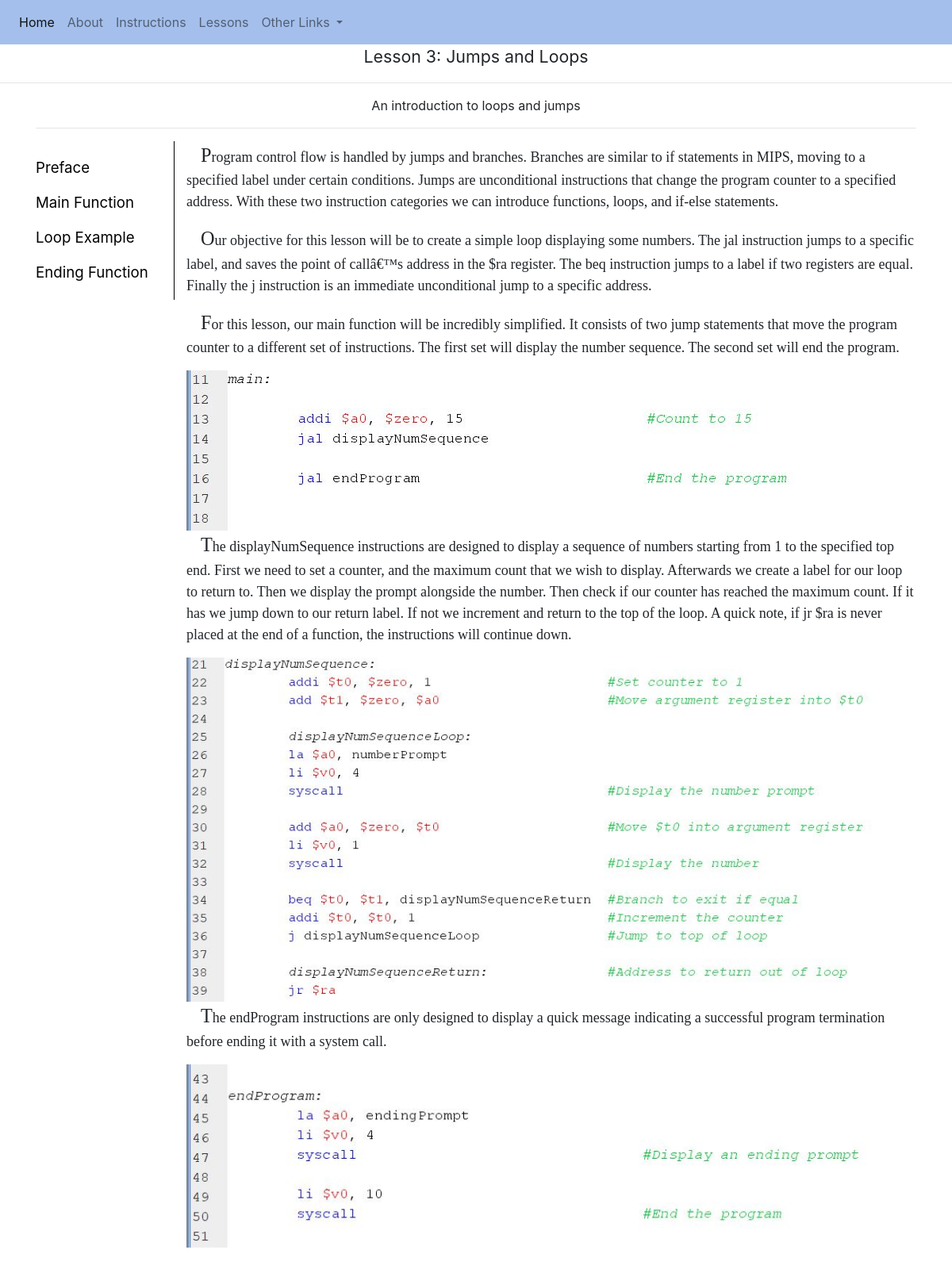
The page /lesson/3 on the database its author committed.
### mips/models.py (models this page shows)
class Lesson(models.Model):
	lesson_number = models.IntegerField(primary_key=True)
	created = models.DateTimeField(auto_now_add=True)
	lesson_preface = models.TextField(default="")
	lesson_name = models.CharField(max_length=50, default="")
	lesson_main_image = models.CharField(max_length=150, default="")
	associated_file = models.CharField(max_length=150, blank=True)
	class Meta:
		verbose_name = "Lesson"
		verbose_name_plural = "Lessons"

class LessonNavigation(models.Model):
	anchorName = models.CharField(max_length = 75)
	anchorID = models.CharField(max_length = 75)
	lessonParagraph = models.ForeignKey(LessonParagraph, on_delete=models.CASCADE, null=True)
	class Meta:
		verbose_name = "Lesson Navigation"
		verbose_name_plural = "Lesson Navigations"

class LessonParagraph(models.Model):
	lesson = models.ForeignKey(Lesson, on_delete=models.CASCADE)
	paragraph = models.TextField()
	ordering = models.IntegerField(default=0)
	class Meta:
		verbose_name = "Lesson Paragraph"
		verbose_name_plural = "Lesson Paragraphs"

class LessonParagraphImage(models.Model):
	lesson_paragraph = models.ForeignKey(LessonParagraph, on_delete=models.CASCADE)
	filepath = models.CharField(max_length=150)
	class Meta:
		verbose_name = "Lesson Paragraph Image"
		verbose_name_plural = "Lesson Paragraph Images"

### mips/views.py (the view)
# urls.py: path('lesson/<int:lesson_number>', general_lesson, name="general_lesson"),
def general_lesson(request, lesson_number):
	lesson_obj = get_object_or_404(Lesson, lesson_number=lesson_number)
	paragraph_dict, side_navigation_ids, side_navigation_names, img_paragraph_dict = get_lesson_data(lesson_number)
	paragraph_list = convert_ordered_dict_to_list(paragraph_dict)
	lesson_name = lesson_obj.lesson_name
	preface = lesson_obj.lesson_preface
	associated_filepath = lesson_obj.associated_file
	if associated_filepath:
		associated_filepath = "mips/static/" + associated_filepath
		associated_file_data = grab_file_string(associated_filepath)
	else:
		associated_file_data = False
	main_content_img = lesson_obj.lesson_main_image
	context = {
	"lesson_number": lesson_number,
	"lesson_name": lesson_name,
	"preface": preface,
	"main_content_img": main_content_img,
	"article_paragraphs": paragraph_list,
	"img_paragraph_dict": img_paragraph_dict,
	"side_navigation_ids": side_navigation_ids,
	"side_navigation_names": side_navigation_names,
	"associated_file_data": associated_file_data
	}
	return render(request, "mips/lesson-general.html", context)

### mips/views.py (called while the page is built)
def convert_ordered_dict_to_list(ordered_dict):
	resulting_list = []
	counter = 0
	while counter < len(ordered_dict.keys()):
		if counter not in ordered_dict.keys():
			break
		resulting_list.append(ordered_dict[counter])
		counter += 1
	return resulting_list

def grab_file_string(filepath):
	file_string = ""
	try:
		with open(filepath, "r+") as read_file:
			for line in read_file:
				file_string += line
	except FileNotFoundError:
		pass
	return file_string

### mips/templates/mips/lesson-general.html (shortened to what this page needs)
{% load static %}
<html>
<head>
	<link rel="stylesheet" href="https://stackpath.bootstrapcdn.com/bootstrap/4.3.1/css/bootstrap.min.css">
	<link rel="stylesheet" href="{% static 'mips/css/css.css' %}">
</head>
<body>
	{% include 'mips/navigation.html' %}
	{% if lesson_name %}
		<p class="text-center assignment_title">Lesson {{lesson_number}}: {{lesson_name}}</p>
	{% else %}
		<p class="text-center assignment_title">Lesson {{lesson_number}}</p>
	{% endif %}
	<hr>
	<article>
	<div class="container">
	{% if preface %}
		<p class="text-center">{{preface}}</p>
	{% endif %}
	<hr>
	<div class="row">
		<div class="col-lg-2 col-md-3 col-sm-3 col-xs-12 lesson-side-bar-nav">
			{% for key, id_name in side_navigation_ids.items %}
				<p><a class="li-side-bar-anchor" href="#{{id_name}}">{% for sub_key, nav_name in side_navigation_names.items %}{% if key == sub_key %}{{nav_name}}{% endif %}{% endfor %}</a></p>
			{% endfor %}
		</div>
		<div class="col-lg-10 col-md-9 col-sm-9 col-xs-12">
		{% for paragraph in article_paragraphs %}
			<p class="lesson-p" id="{% for key, id_name in side_navigation_ids.items %}{% if forloop.parentloop.counter0 == key %}{{id_name}}{% endif %}{% endfor %}">{{paragraph}}</p>
			{% for key, image_name in img_paragraph_dict.items %}
				{% if forloop.parentloop.counter0 == key %}
					<img style="" class="img-fluid" src = "{% static image_name %}">
				{% endif %}
			{% endfor %}
		{% endfor %}
		</div>
	</div>
	</div>
	</article>
</body>
</html>

### mips/templates/mips/navigation.html (shortened to what this page needs)
<nav class="navbar navbar-expand-lg navbar-light" style="background-color: #a4bfeb;">
  <div class="collapse navbar-collapse" id="navbarNavAltMarkup">
    <div class="navbar-nav">
      <a class="nav-item nav-link active" href="{% url 'home' %}">Home <span class="sr-only">(current)</span></a>
      <a class="nav-item nav-link" href="{% url 'about' %}">About</a>
      <a class="nav-item nav-link" href="{% url 'instruction-list' %}">Instructions</a>
      <a class="nav-item nav-link" href="{% url 'lesson-list' %}">Lessons</a>
      <li class="nav-item dropdown">
        <a class="nav-link dropdown-toggle" href="#" id="navbarDropdownMenuLink" data-toggle="dropdown" aria-haspopup="true" aria-expanded="false">
        Other Links
        </a>
      </li>
    </div>
  </div>
</nav>

### mips/static/mips/css/css.css (style rules this page uses)
.lesson-p { font-size: 18px; font-family: "Times New Roman"; text-indent: 1em; margin-bottom: 15px }
.lesson-p::first-letter { font-size: 135%; }
.lesson-side-bar-nav { border-right: 1px solid black; position: -webkit-sticky; position: sticky; top: 0px; height: 200px !important; padding-top:20px; }
.li-side-bar-anchor { color: black; font-size: 14pt; }
.assignment_title { font-size: 16pt; }

### rows shown on the page
Lesson: lesson_name "Jumps and Loops", lesson_preface "An introduction to loops and jumps"
LessonNavigation: side_navigation_names "Preface"
LessonNavigation: side_navigation_names "Main Function"
LessonNavigation: side_navigation_names "Loop Example"
LessonNavigation: side_navigation_names "Ending Function"
LessonParagraph: article_paragraphs "Program control flow is handled by jumps and branches. Branches are similar to if statements in MIPS, moving to a specified label under certain conditions. Jumps are unconditional instructions that change the program counter to a specified address. With these two instruction categories we can introduce functions, loops, and if-else statements."
LessonParagraph: article_paragraphs "Our objective for this lesson will be to create a simple loop displaying some numbers. The jal instruction jumps to a specific label, and saves the point of callâ€™s address in the $ra register. The beq instruction jumps to a label if two registers are equal. Finally the j instruction is an immediate unconditional jump to a specific address."
LessonParagraph: article_paragraphs "For this lesson, our main function will be incredibly simplified. It consists of two jump statements that move the program counter to a different set of instructions. The first set will display the number sequence. The second set will end the program."
LessonParagraphImage: filepath (picture)
LessonParagraph: article_paragraphs "The displayNumSequence instructions are designed to display a sequence of numbers starting from 1 to the specified top end. First we need to set a counter, and the maximum count that we wish to display. Afterwards we create a label for our loop to return to. Then we display the prompt alongside the number. Then check if our counter has reached the maximum count. If it has we jump down to our return label. If not we increment and return to the top of the loop. A quick note, if jr $ra is never placed at the end of a function, the instructions will continue down."
LessonParagraphImage: filepath (picture)
LessonParagraph: article_paragraphs "The endProgram instructions are only designed to display a quick message indicating a successful program termination before ending it with a system call."
LessonParagraphImage: filepath (picture)

### other values the page prints
{{ lesson_number }} "3"
